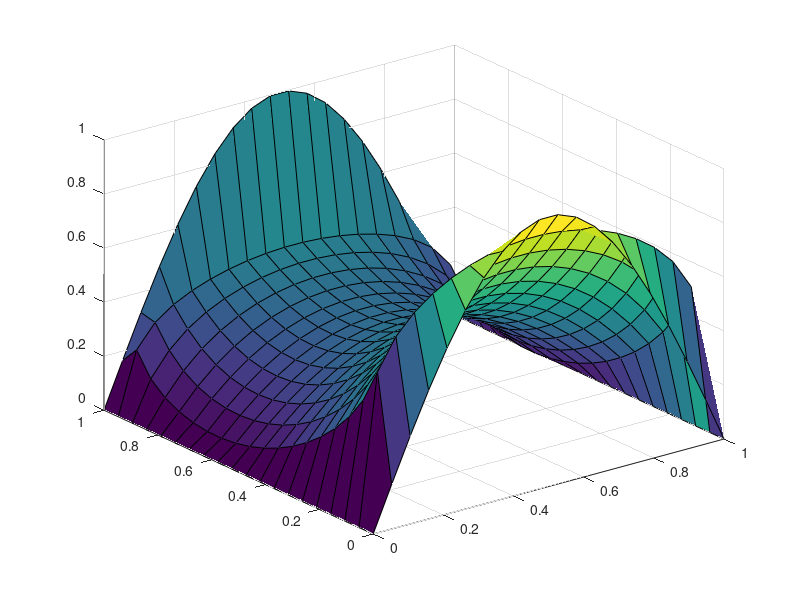

Recreate this plot in MATLAB.
function bem_square
%BEM_SQUARE Lösung der Laplace-Gleichung auf einem Quadrat

% (0,1)     top      (1,1)
%      *------------*
%      |            |
%      |            |
% left |            | right
%      |            |
%      |            |
%      *------------*
% (0,0)    bottom    (1,0)

% Randwerte
u_bottom = @(x, y) sin(x*pi);
u_right = @(x, y) zeros(size(x));
u_top = @(x, y) sin(x*pi);
u_left = @(x, y) zeros(size(x));

%% Fundamentallösung
    function z = ustar(x, y, xi_x, xi_y)
        dist = sqrt((x-xi_x).^2 + (y-xi_y).^2);
        
        z = -1/(2*pi)*log(dist);
    end

    function z = dustar(x, y, xi_x, xi_y, n_x, n_y)
        diff_x = x-xi_x;
        diff_y = y-xi_y;
        
        dist = diff_x.^2 + diff_y.^2;
        
        z = -(diff_x.*n_x+diff_y.*n_y)./(2*pi*dist);
    end

%% LGS aufstellen und lösen
H = zeros(4,4);
G = zeros(4,4);
u = zeros(4, 1);

% erste Zeile
u(1) = u_bottom(0.5, 1);

% erstes Element
H(1,1) = quadgk(@(x) dustar(x, 0, 0.5, 0, 0, -1), 0, 1) + 0.5*u_bottom(0.5, 0);
G(1,1) = quadgk(@(x) ustar(x, 0, 0.5, 0), 0, 1);

% zweites Element
H(1,2) = quadgk(@(y) dustar(1, y, 0.5, 0, 1, 0), 0, 1);
G(1,2) = quadgk(@(y) ustar(1, y, 0.5, 0), 0, 1);

% drittes Element
H(1,3) = quadgk(@(x) -dustar(x, 1, 0.5, 0, 0, 1), 1, 0);
G(1,3) = quadgk(@(x) -ustar(x, 1, 0.5, 0), 1, 0);

% viertes Element
H(1,4) = quadgk(@(y) -dustar(0, y, 0.5, 0, -1, 0), 1, 0);
G(1,4) = quadgk(@(y) -ustar(0, y, 0.5, 0), 1, 0);

% zweite Zeile
u(2) = u_right(1, 0.5);

% erstes Element
H(2,1) = quadgk(@(x) dustar(x, 0, 1, 0.5, 0, -1), 0, 1);
G(2,1) = quadgk(@(x) ustar(x, 0, 1, 0.5), 0, 1);

% zweites Element
H(2,2) = quadgk(@(y) dustar(1, y, 1, 0.5, 1, 0), 0, 1) + 0.5*u_right(1, 0.5);
G(2,2) = quadgk(@(y) ustar(1, y, 1, 0.5), 0, 1);

% drittes Element
H(2,3) = quadgk(@(x) -dustar(x, 1, 1, 0.5, 0, 1), 1, 0);
G(2,3) = quadgk(@(x) -ustar(x, 1, 1, 0.5), 1, 0);

% viertes Element
H(2,4) = quadgk(@(y) -dustar(0, y, 1, 0.5, -1, 0), 1, 0);
G(2,4) = quadgk(@(y) -ustar(0, y, 1, 0.5), 1, 0);

% dritte Zeile
u(3) = u_top(0.5, 1);

% erstes Element
H(3,1) = quadgk(@(x) dustar(x, 0, 0.5, 1, 0, -1), 0, 1);
G(3,1) = quadgk(@(x) ustar(x, 0, 0.5, 1), 0, 1);

% zweites Element
H(3,2) = quadgk(@(y) dustar(1, y, 0.5, 1, 1, 0), 0, 1);
G(3,2) = quadgk(@(y) ustar(1, y, 0.5, 1), 0, 1);

% drittes Element
H(3,3) = quadgk(@(x) -dustar(x, 1, 0.5, 1, 0, 1), 1, 0) + 0.5*u_right(0.5, 1);
G(3,3) = quadgk(@(x) -ustar(x, 1, 0.5, 1), 1, 0);

% viertes Element
H(3,4) = quadgk(@(y) -dustar(0, y, 0.5, 1, -1, 0), 1, 0);
G(3,4) = quadgk(@(y) -ustar(0, y, 0.5, 1), 1, 0);

% vierte Zeile
u(4) = u_left(0, 0.5);

% erstes Element
H(4,1) = quadgk(@(x) dustar(x, 0, 0, 0.5, 0, -1), 0, 1);
G(4,1) = quadgk(@(x) ustar(x, 0, 0, 0.5), 0, 1);

% zweites Element
H(4,2) = quadgk(@(y) dustar(1, y, 0, 0.5, 1, 0), 0, 1);
G(4,2) = quadgk(@(y) ustar(1, y, 0, 0.5), 0, 1);

% drittes Element
H(4,3) = quadgk(@(x) -dustar(x, 1, 0, 0.5, 0, 1), 1, 0);
G(4,3) = quadgk(@(x) -ustar(x, 1, 0, 0.5), 1, 0);

% viertes Element
H(4,4) = quadgk(@(y) -dustar(0, y, 0, 0.5, -1, 0), 1, 0) + 0.5*u_right(0, 0.5);
G(4,4) = quadgk(@(y) -ustar(0, y, 0, 0.5), 1, 0);

q=G\(H*u);

%% Lösung für innere Punkte
np = 20;

[lx, ly] = meshgrid(linspace(0,1,np), linspace(0,1,np));

z = zeros(size(lx));

for i = 1:np
    z(i,1) = u_bottom(lx(i,1), ly(i,1));
    z(i,np) = u_top(lx(i,np), ly(i,np));
    
    z(1,i) = u_top(lx(1,i), ly(1,i));
    z(np,i) = u_bottom(lx(np,i), ly(np,i));
end
    
for i = 2:np-1
    for j = 2:np-1
        xi_x = lx(i, j);
        xi_y = ly(i, j);
        
        z(i,j) = (   q(1) * quadgk(@(x) ustar(x, 0, xi_x, xi_y), 0, 1) ...
                   + q(2) * quadgk(@(y) ustar(1, y, xi_x, xi_y), 0, 1) ...
                   - q(3) * quadgk(@(x) ustar(x, 1, xi_x, xi_y), 1, 0) ...
                   - q(4) * quadgk(@(y) ustar(0, y, xi_x, xi_y), 1, 0) ...
                ) - ( ...
                     u(1) * quadgk(@(x) dustar(x, 0, xi_x, xi_y,  0, -1), 0, 1) ...
                   + u(2) * quadgk(@(y) dustar(1, y, xi_x, xi_y,  1,  0), 0, 1) ...
                   - u(3) * quadgk(@(x) dustar(x, 1, xi_x, xi_y,  0,  1), 1, 0) ...
                   - u(4) * quadgk(@(y) dustar(0, y, xi_x, xi_y, -1,  0), 1, 0));
    end
end

z

surf(lx, ly, z);

end
